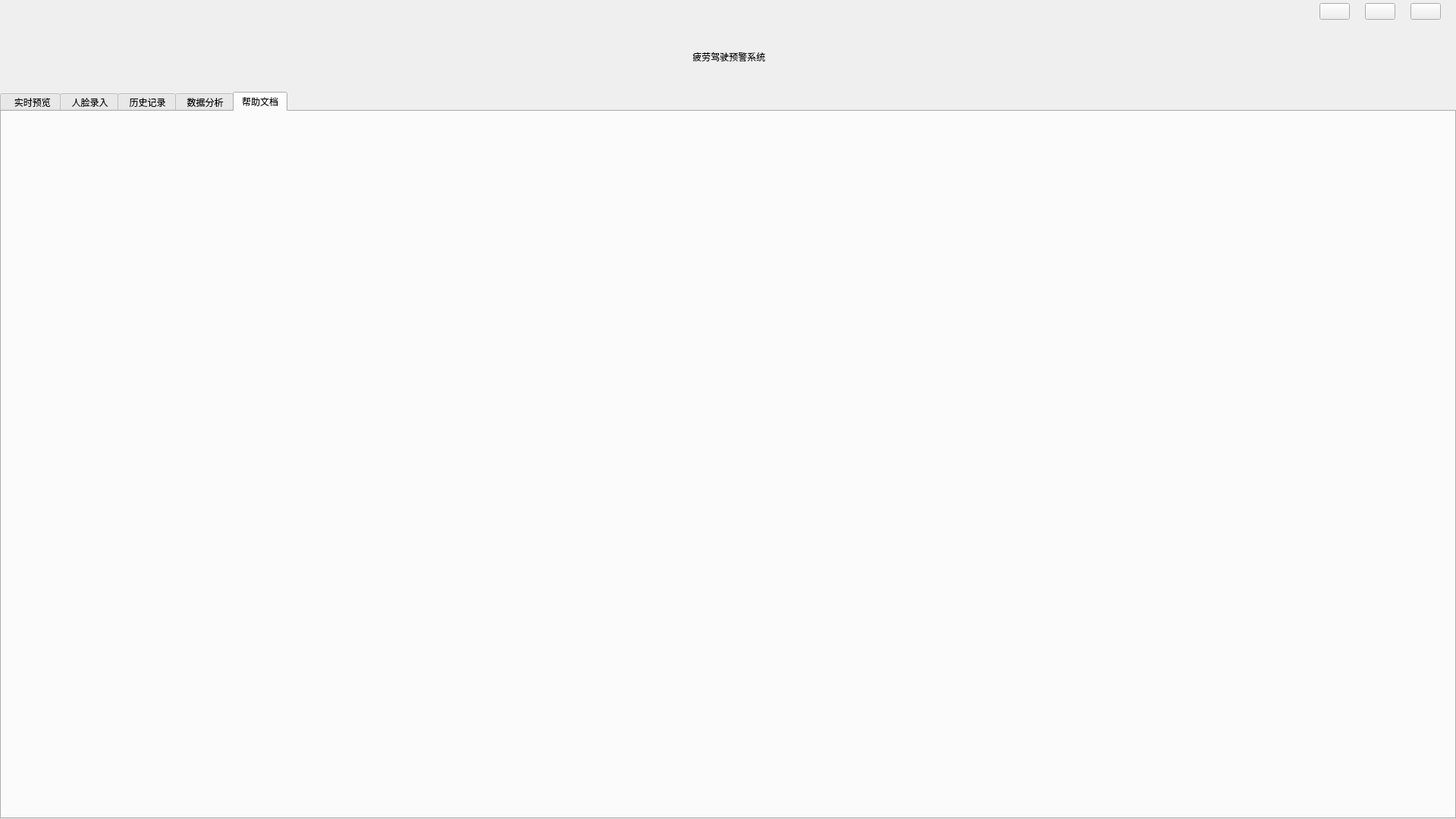
<?xml version="1.0" encoding="UTF-8"?>
<ui version="4.0">
 <class>MainWindow</class>
 <widget class="QMainWindow" name="MainWindow">
  <property name="geometry">
   <rect>
    <x>0</x>
    <y>0</y>
    <width>1920</width>
    <height>1080</height>
   </rect>
  </property>
  <property name="windowTitle">
   <string>MainWindow</string>
  </property>
  <property name="styleSheet">
   <string notr="true"/>
  </property>
  <widget class="QWidget" name="centralwidget">
   <property name="styleSheet">
    <string notr="true"/>
   </property>
   <layout class="QVBoxLayout" name="verticalLayout">
    <property name="spacing">
     <number>0</number>
    </property>
    <property name="leftMargin">
     <number>0</number>
    </property>
    <property name="topMargin">
     <number>0</number>
    </property>
    <property name="rightMargin">
     <number>0</number>
    </property>
    <property name="bottomMargin">
     <number>0</number>
    </property>
    <item>
     <layout class="QHBoxLayout" name="horizontalLayout"/>
    </item>
    <item>
     <widget class="QWidget" name="widget" native="true">
      <property name="minimumSize">
       <size>
        <width>0</width>
        <height>30</height>
       </size>
      </property>
      <layout class="QHBoxLayout" name="horizontalLayout_3">
       <property name="spacing">
        <number>20</number>
       </property>
       <property name="leftMargin">
        <number>0</number>
       </property>
       <property name="topMargin">
        <number>0</number>
       </property>
       <property name="rightMargin">
        <number>20</number>
       </property>
       <property name="bottomMargin">
        <number>0</number>
       </property>
       <item>
        <spacer name="horizontalSpacer">
         <property name="orientation">
          <enum>Qt::Horizontal</enum>
         </property>
         <property name="sizeHint" stdset="0">
          <size>
           <width>40</width>
           <height>20</height>
          </size>
         </property>
        </spacer>
       </item>
       <item>
        <widget class="QPushButton" name="pushButton_3">
         <property name="text">
          <string/>
         </property>
         <property name="icon">
          <iconset resource="resource.qrc">
           <normaloff>:/icon/images/Minimize-2.png</normaloff>:/icon/images/Minimize-2.png</iconset>
         </property>
         <property name="iconSize">
          <size>
           <width>16</width>
           <height>16</height>
          </size>
         </property>
        </widget>
       </item>
       <item>
        <widget class="QPushButton" name="pushButton_4">
         <property name="styleSheet">
          <string notr="true"/>
         </property>
         <property name="text">
          <string/>
         </property>
         <property name="icon">
          <iconset resource="resource.qrc">
           <normaloff>:/icon/images/Max.png</normaloff>:/icon/images/Max.png</iconset>
         </property>
         <property name="iconSize">
          <size>
           <width>16</width>
           <height>16</height>
          </size>
         </property>
        </widget>
       </item>
       <item>
        <widget class="QPushButton" name="pushButton_2">
         <property name="text">
          <string/>
         </property>
         <property name="icon">
          <iconset resource="resource.qrc">
           <normaloff>:/icon/images/quite.png</normaloff>:/icon/images/quite.png</iconset>
         </property>
         <property name="iconSize">
          <size>
           <width>16</width>
           <height>16</height>
          </size>
         </property>
        </widget>
       </item>
      </layout>
     </widget>
    </item>
    <item>
     <widget class="QWidget" name="topWidget" native="true">
      <property name="sizePolicy">
       <sizepolicy hsizetype="Preferred" vsizetype="Preferred">
        <horstretch>0</horstretch>
        <verstretch>0</verstretch>
       </sizepolicy>
      </property>
      <property name="minimumSize">
       <size>
        <width>0</width>
        <height>91</height>
       </size>
      </property>
      <layout class="QHBoxLayout" name="horizontalLayout_2" stretch="1">
       <property name="spacing">
        <number>0</number>
       </property>
       <property name="leftMargin">
        <number>0</number>
       </property>
       <property name="topMargin">
        <number>0</number>
       </property>
       <property name="rightMargin">
        <number>0</number>
       </property>
       <property name="bottomMargin">
        <number>0</number>
       </property>
       <item alignment="Qt::AlignHCenter|Qt::AlignVCenter">
        <widget class="QLabel" name="label">
         <property name="styleSheet">
          <string notr="true"/>
         </property>
         <property name="text">
          <string> 疲劳驾驶预警系统</string>
         </property>
        </widget>
       </item>
      </layout>
     </widget>
    </item>
    <item>
     <widget class="QTabWidget" name="tabWidget">
      <property name="currentIndex">
       <number>4</number>
      </property>
      <widget class="MainPage" name="page1">
       <attribute name="title">
        <string>  实时预览</string>
       </attribute>
      </widget>
      <widget class="FaceInput" name="page2">
       <attribute name="title">
        <string> 人脸录入</string>
       </attribute>
      </widget>
      <widget class="History" name="page3">
       <attribute name="title">
        <string> 历史记录</string>
       </attribute>
      </widget>
      <widget class="DataAnalysis" name="page4">
       <attribute name="title">
        <string> 数据分析</string>
       </attribute>
      </widget>
      <widget class="HelpWidget" name="tab">
       <attribute name="title">
        <string>帮助文档</string>
       </attribute>
      </widget>
     </widget>
    </item>
   </layout>
  </widget>
  <widget class="QMenuBar" name="menubar">
   <property name="geometry">
    <rect>
     <x>0</x>
     <y>0</y>
     <width>1920</width>
     <height>34</height>
    </rect>
   </property>
  </widget>
 </widget>
 <customwidgets>
  <customwidget>
   <class>MainPage</class>
   <extends>QWidget</extends>
   <header location="global">mainpage.h</header>
   <container>1</container>
  </customwidget>
  <customwidget>
   <class>FaceInput</class>
   <extends>QWidget</extends>
   <header>faceinput.h</header>
   <container>1</container>
  </customwidget>
  <customwidget>
   <class>History</class>
   <extends>QWidget</extends>
   <header>history.h</header>
   <container>1</container>
  </customwidget>
  <customwidget>
   <class>HelpWidget</class>
   <extends>QWidget</extends>
   <header>helpwidget.h</header>
   <container>1</container>
  </customwidget>
  <customwidget>
   <class>DataAnalysis</class>
   <extends>QWidget</extends>
   <header>dataanalysis.h</header>
   <container>1</container>
  </customwidget>
 </customwidgets>
 <resources>
  <include location="resource.qrc"/>
 </resources>
 <connections/>
</ui>
